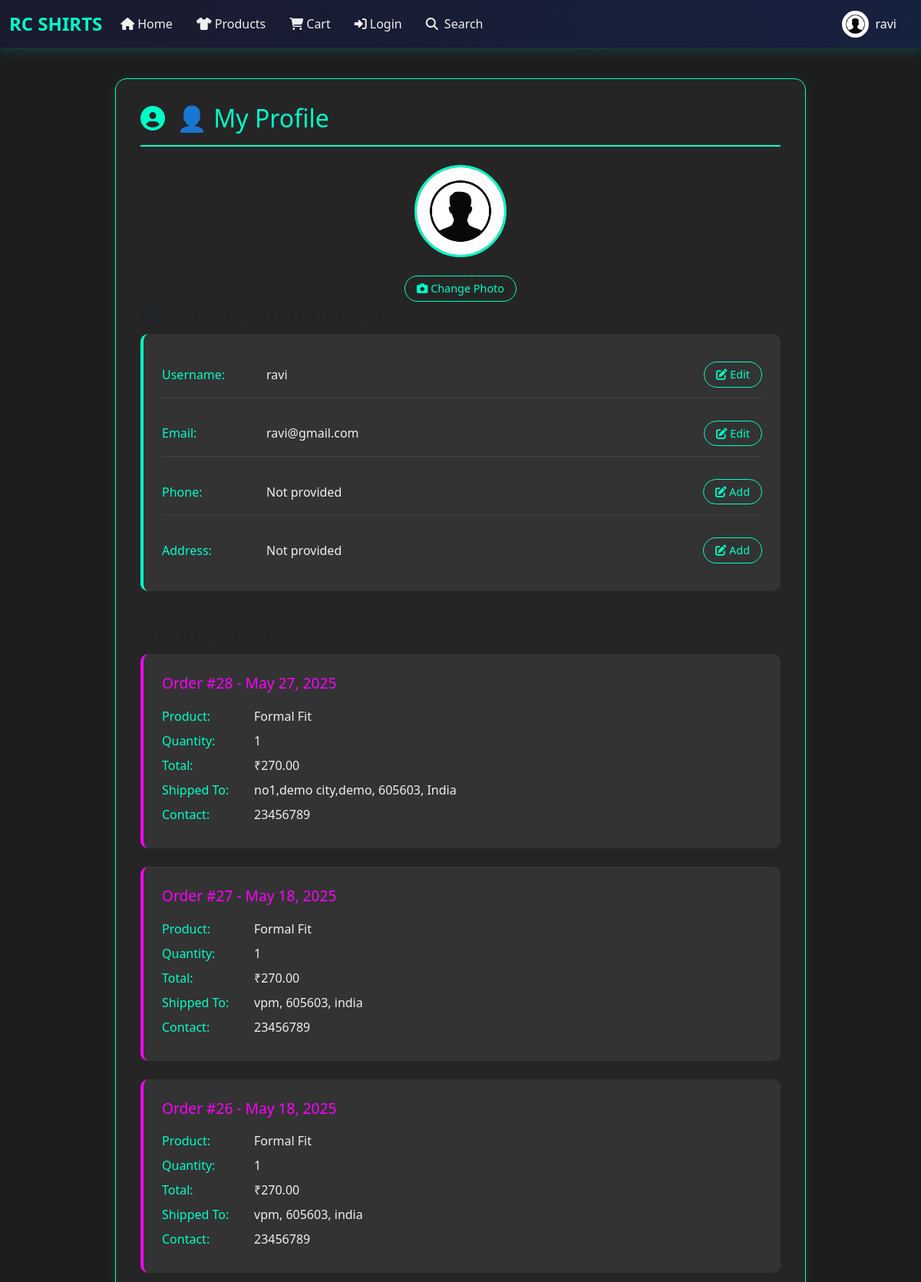
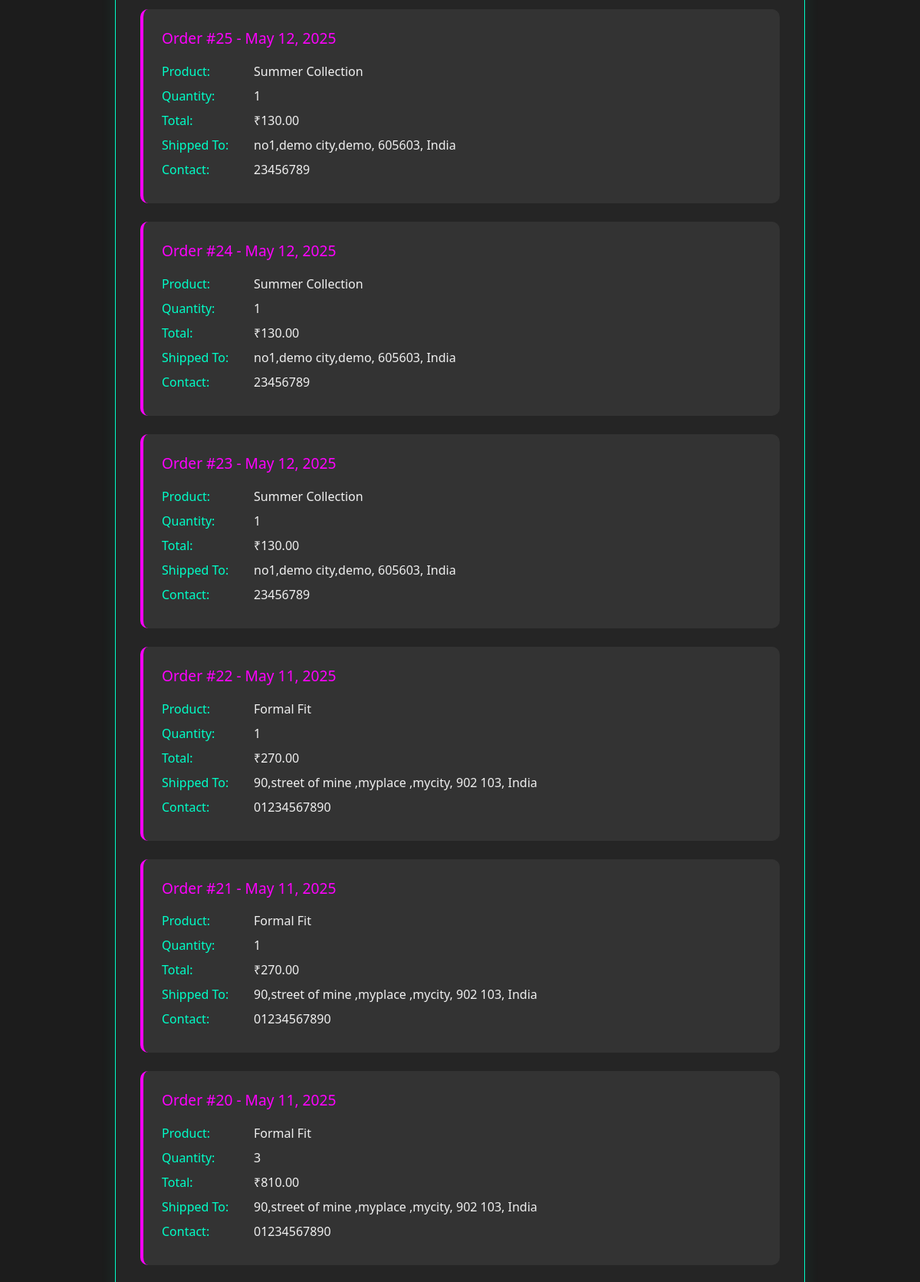
Screenshot of /profile/ (signed in, upper part) with the database file from the repository (2 pictures, top to bottom).
### app/models.py (models this page shows, shortened)
class CustomUser(AbstractUser):
    email = models.EmailField(unique=True)
    phone_number = models.CharField(max_length=20, blank=True, null=True)
    address = models.TextField(blank=True, null=True)
    pincode = models.CharField(max_length=10, blank=True, null=True)
    profile_pic = models.ImageField(upload_to='profiles/', blank=True, null=True)
    SIZE_CHOICES = [
        ('XS', 'Extra Small'),
        ('S', 'Small'),
        ('M', 'Medium'),
        ('L', 'Large'),
        ('XL', 'Extra Large'),
        ('XXL', 'Double Extra Large'),
        ('XXXL', 'Triple Extra Large'),
        ('4XL', '4X Large'),
        ('5XL', '5X Large'),
        ('FREE', 'Free Size'),
    ]
    size = models.CharField(
        max_length=5,
        choices=SIZE_CHOICES,
        blank=True,
        null=True,
        help_text="Select your clothing size"
    )

class Order(models.Model):
    user = models.ForeignKey(User, on_delete=models.CASCADE)
    product_name = models.CharField(max_length=255)
    quantity = models.PositiveIntegerField()
    total_price = models.DecimalField(max_digits=10, decimal_places=2)
    customer_name = models.CharField(max_length=255)
    country = models.CharField(max_length=100)
    mobile = models.CharField(max_length=15)
    address = models.TextField()
    pincode = models.CharField(max_length=10)
    created_at = models.DateTimeField(auto_now_add=True)
    is_ordered = models.BooleanField(default=False)
    stock_reduced = models.BooleanField(default=False)
    stock_reduction_time = models.DateTimeField(null=True, blank=True)

### app/views.py (the view)
# urls.py: path('profile/',profile_view, name='profile'),
@login_required
def profile_view(request):
    user = request.user
    orders = Order.objects.filter(user=user, is_ordered=True).order_by('-created_at')
    return render(request, 'app/profile.html', {
        'user': user,
        'orders': orders
    })

### app/templates/app/profile.html (shortened to what this page needs)
{% extends "app/base.html" %}
{%load static%}
{% block content %}
<div class="profile-container">
    <h2 class="profile-header">
        <i class="fas fa-user-circle"></i> 👤 My Profile
    </h2>
    <div style="text-align: center;">
        <img src="{% if user.profile.image %}{{ user.profile.image.url }}{% else %}{% static 'assets/default pro.png' %}{% endif %}"
             class="profile-image"
             alt="Profile Picture"
             id="profile-picture">
        <br>
        <button class="edit-btn" onclick="document.getElementById('profile-upload').click()">
            <i class="fas fa-camera"></i> Change Photo
        </button>
    </div>
    <div class="profile-section">
        <h3><i class="fas fa-info-circle"></i> Personal Information</h3>
        <div class="profile-card">
            <div class="profile-field">
                <span class="field-label">Username:</span>
                <span class="field-value" id="username-value">{{ user.username }}</span>
                <button class="edit-btn" onclick="enableEdit('username')">
                    <i class="fas fa-edit"></i> Edit
                </button>
            </div>
            <div class="profile-field">
                <span class="field-label">Email:</span>
                <span class="field-value" id="email-value">{{ user.email }}</span>
                <button class="edit-btn" onclick="enableEdit('email')">
                    <i class="fas fa-edit"></i> Edit
                </button>
            </div>
            <div class="profile-field">
                <span class="field-label">Phone:</span>
                <span class="field-value" id="phone-value">
                    {% if user.phone_number %}{{ user.phone_number }}{% else %}Not provided{% endif %}
                </span>
                <button class="edit-btn" onclick="enableEdit('phone')">
                    <i class="fas fa-edit"></i> {% if user.phone_number %}Edit{% else %}Add{% endif %}
                </button>
            </div>
            <div class="profile-field">
                <span class="field-label">Address:</span>
                <span class="field-value" id="address-value">
                    {% if user.address %}{{ user.address }}{% else %}Not provided{% endif %}
                </span>
                <button class="edit-btn" onclick="enableEdit('address')">
                    <i class="fas fa-edit"></i> {% if user.address %}Edit{% else %}Add{% endif %}
                </button>
            </div>
        </div>
    </div>
    <div class="profile-section">
        <h3><i class="fas fa-history"></i> Order History</h3>
        {% if orders %}
            {% for order in orders %}
                <div class="order-card">
                    <div class="order-title">
                        Order #{{ order.id }} - {{ order.created_at|date:"M d, Y" }}
                    </div>
                    <div class="order-field">
                        <span class="order-label">Product:</span>
                        <span class="order-value">{{ order.product_name }}</span>
                    </div>
                    <div class="order-field">
                        <span class="order-label">Quantity:</span>
                        <span class="order-value">{{ order.quantity }}</span>
                    </div>
                    <div class="order-field">
                        <span class="order-label">Total:</span>
                        <span class="order-value">₹{{ order.total_price }}</span>
                    </div>
                    <div class="order-field">
                        <span class="order-label">Shipped To:</span>
                        <span class="order-value">
                            {{ order.address }}, {{ order.pincode }}, {{ order.country }}
                        </span>
                    </div>
                    <div class="order-field">
                        <span class="order-label">Contact:</span>
                        <span class="order-value">{{ order.mobile }}</span>
                    </div>
                </div>
            {% endfor %}
        {% else %}
            <div class="no-orders">
                <i class="fas fa-shopping-cart"></i><br>
                You have not placed any orders yet.
            </div>
        {% endif %}
    </div>
</div>
{% endblock %}

### app/templates/app/base.html (shortened to what this page needs)
{% load static %}
<!DOCTYPE html>
<html lang="en">
<head>
    <link href="https://cdn.jsdelivr.net/npm/bootstrap@5.3.0/dist/css/bootstrap.min.css" rel="stylesheet">
    <link rel="stylesheet" href="https://cdnjs.cloudflare.com/ajax/libs/font-awesome/6.5.0/css/all.min.css">
</head>
<body>
    <nav class="navbar navbar-expand-lg navbar-dark fixed-top">
        <div class="container-fluid">
            <a class="navbar-brand" href="{% url 'app:home' %}">RC SHIRTS</a>
            <div class="collapse navbar-collapse" id="navbarNav">
                <ul class="navbar-nav me-auto mb-2 mb-lg-0">
                    <li class="nav-item">
                        <a class="nav-link {% if request.path == '/' %}active{% endif %}" href="{% url 'app:home' %}">
                            <i class="fas fa-home me-1"></i>Home
                        </a>
                    </li>
                    <li class="nav-item">
                        <a class="nav-link {% if request.path == '/products/' %}active{% endif %}" href="{% url 'app:products' %}">
                            <i class="fas fa-tshirt me-1"></i>Products
                        </a>
                    </li>
                    <li class="nav-item position-relative">
                        <a class="nav-link {% if request.path == '/cart/' %}active{% endif %}" href="{% url 'app:cart' %}">
                            <i class="fas fa-shopping-cart me-1"></i>Cart
                        </a>
                    </li>
                        <li class="nav-item">
                            <a class="nav-link {% if request.path == '/login/' %}active{% endif %}" href="{% url 'app:login' %}">
                                <i class="fas fa-sign-in-alt me-1"></i>Login
                            </a>
                        </li>
                        <li class="nav-item">
                            <a class="nav-link {% if request.path == '/search/' %}active{% endif %}"
                               href="{% url 'app:search' %}"
                               title="Search Products">
                                <i class="fas fa-search me-1"></i> Search
                            </a>
                        </li>
                </ul>
                {% if user.is_authenticated %}
                <div class="dropdown">
                    <div class="d-flex align-items-center dropdown-toggle" id="userDropdown" data-bs-toggle="dropdown" aria-expanded="false" role="button">
                        <img src="{% if user.profile.image and user.profile.image.url %}{{ user.profile.image.url }}{% else %}{% static 'assets/default pro.png' %}{% endif %}"
                             class="profile-img me-2 rounded-circle" alt="Profile Image" width="40" height="40" />
                        <span class="text-white me-2">{{ user.username }}</span>
                    </div>
                </div>
                {% endif %}
        </div>
    </div>
</nav>
    <div class="container mt-4">
        {% block content %}
        {% endblock %}
    </div>
</body>
</html>

### app/templates/app/base.html (style rules this page uses)
:root { --primary-color: #00ffc8; --secondary-color: #ffffff; --background-color: #1c1c1c; --accent-color: #ff00ff; --light-color: #f0f0f0; }
body { background-color: var(--background-color); font-family: 'Segoe UI', Tahoma, Geneva, Verdana, sans-serif; margin: 0; padding-top: 70px; }
.navbar { background: linear-gradient(90deg, #1a1a2e 0%, #16213e 100%); box-shadow: 0 0 20px rgba(0, 204, 255, 0.3); }
.navbar-brand { color: var(--primary-color); font-weight: bold; font-size: 1.5rem; }
.nav-link { color: var(--light-color) !important; margin-right: 15px; transition: all 0.3s; }
.profile-img { width: 35px; height: 35px; object-fit: cover; border-radius: 50%; }

### app/templates/app/profile.html (style rules this page uses)
.profile-container { max-width: 900px; margin: 2rem auto; padding: 2rem; background-color: #252525; border-radius: 15px; box-shadow: 0 0 20px rgba(0, 255, 200, 0.1); border: 1px solid var(--primary-color); }
.profile-header { color: var(--primary-color); font-size: 2rem; margin-bottom: 1.5rem; display: flex; align-items: center; gap: 15px; border-bottom: 2px solid var(--primary-color); padding-bottom: 1rem; }
.profile-section { margin-bottom: 2.5rem; }
.profile-card { background-color: #333; border-radius: 10px; padding: 1.5rem; margin-bottom: 1.5rem; border-left: 4px solid var(--primary-color); }
.profile-field { display: flex; justify-content: space-between; align-items: center; margin-bottom: 1rem; padding: 0.8rem 0; border-bottom: 1px solid #444; }
.profile-field:last-child { border-bottom: none; margin-bottom: 0; }
.field-label { color: var(--primary-color); font-weight: 500; min-width: 120px; }
.field-value { color: var(--light-color); flex-grow: 1; padding: 0 1rem; }
.edit-btn { background-color: transparent; color: var(--primary-color); border: 1px solid var(--primary-color); padding: 5px 15px; border-radius: 20px; cursor: pointer; transition: all 0.3s; font-size: 0.9rem; }
.order-card { background-color: #333; border-radius: 10px; padding: 1.5rem; margin-bottom: 1.5rem; border-left: 4px solid var(--accent-color); transition: all 0.3s; }
.order-title { color: var(--accent-color); margin-bottom: 1rem; font-size: 1.2rem; }
.order-field { display: flex; margin-bottom: 0.5rem; }
.order-label { color: var(--primary-color); min-width: 120px; font-weight: 500; }
.order-value { color: var(--light-color); }
.profile-image { width: 120px; height: 120px; border-radius: 50%; object-fit: cover; border: 3px solid var(--primary-color); margin-bottom: 1.5rem; }

### rows the page displays
CustomUser: username "ravi", email "ravi@gmail.com"
Order: id "28", created_at "May 27, 2025", product_name "Formal Fit", quantity "1", total_price "270.00", address "no1,demo city,demo", pincode "605603", country "India", mobile "23456789"
Order: id "27", created_at "May 18, 2025", product_name "Formal Fit", quantity "1", total_price "270.00", address "vpm", pincode "605603", country "india", mobile "23456789"
Order: id "26", created_at "May 18, 2025", product_name "Formal Fit", quantity "1", total_price "270.00", address "vpm", pincode "605603", country "india", mobile "23456789"
Order: id "25", created_at "May 12, 2025", product_name "Summer Collection", quantity "1", total_price "130.00", address "no1,demo city,demo", pincode "605603", country "India", mobile "23456789"
Order: id "24", created_at "May 12, 2025", product_name "Summer Collection", quantity "1", total_price "130.00", address "no1,demo city,demo", pincode "605603", country "India", mobile "23456789"
Order: id "23", created_at "May 12, 2025", product_name "Summer Collection", quantity "1", total_price "130.00", address "no1,demo city,demo", pincode "605603", country "India", mobile "23456789"
Order: id "22", created_at "May 11, 2025", product_name "Formal Fit", quantity "1", total_price "270.00", address "90,street of mine ,myplace ,mycity", pincode "902 103", country "India", mobile "01234567890"
Order: id "21", created_at "May 11, 2025", product_name "Formal Fit", quantity "1", total_price "270.00", address "90,street of mine ,myplace ,mycity", pincode "902 103", country "India", mobile "01234567890"
Order: id "20", created_at "May 11, 2025", product_name "Formal Fit", quantity "3", total_price "810.00", address "90,street of mine ,myplace ,mycity", pincode "902 103", country "India", mobile "01234567890"
